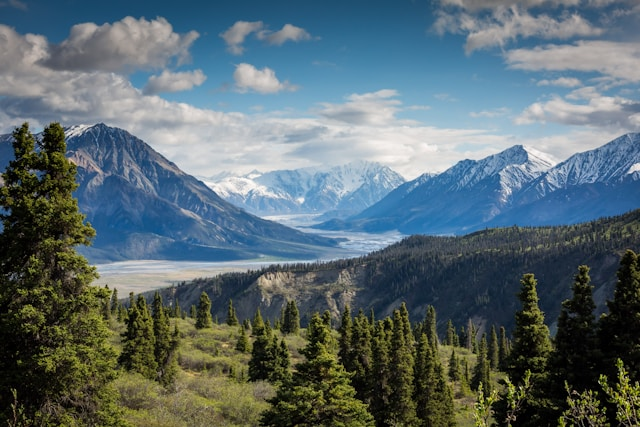
%> input picture Lab2/images/test_images/landscape.jpg, 640 x 427 px
$ octave --eval "result = Q4_image_crop;"   (GNU Octave 9; MATLAB toolbox functions it lacks are replaced by stand-ins)
%> lines starting %> are read from the running program, lines starting %| are printed output that depends on the picture
% Q4: Image Cropping Function
% This function crops an image to a specific region of interest

function cropped_img = Q4_image_crop(image_path, top_left, bottom_right)
    if nargin < 3
        % Default test parameters
        image_path = 'images/test_images/landscape.jpg';
        top_left = [100, 100];      % [x, y] coordinates
        bottom_right = [400, 300];  % [x, y] coordinates
    end

    fprintf('=== Q4: Image Cropping Function ===\n\n');

    try
        % Load original image
        original_img = imread(image_path);
%> original_img is the input picture: size 427x640x3 uint8; mean R, G, B 89.7, 106, 110.9
        [img_height, img_width, channels] = size(original_img);
%> img_height = 427; img_width = 640; channels = 3

        fprintf('Original image: %s\n', image_path);
        fprintf('Original dimensions: %dx%d (WxH)\n', img_width, img_height);
%| Original dimensions: 640x427 (WxH)
        fprintf('Channels: %d\n', channels);
%| Channels: 3

        % Validate coordinates
        x1 = top_left(1);
        y1 = top_left(2);
        x2 = bottom_right(1);
        y2 = bottom_right(2);

        fprintf('Crop coordinates:\n');
        fprintf('  Top-left: (%d, %d)\n', x1, y1);
        fprintf('  Bottom-right: (%d, %d)\n', x2, y2);

        % Validate input coordinates
        if x1 >= x2 || y1 >= y2
            error('Invalid coordinates: top-left must be above and left of bottom-right');
        end

        if x1 < 1 || y1 < 1 || x2 > img_width || y2 > img_height
            error('Coordinates out of image bounds. Image size: %dx%d', img_width, img_height);
        end

        % Perform cropping
        % Note: In image indexing, rows correspond to y and columns to x
        cropped_img = original_img(y1:y2, x1:x2, :);
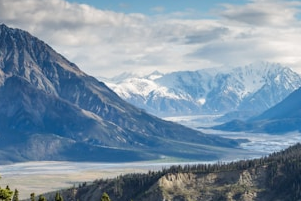
%> cropped_img: size 201x301x3 uint8; mean R, G, B 125.2, 146.6, 165.2

        [crop_height, crop_width, ~] = size(cropped_img);
%> crop_height = 201; crop_width = 301

        fprintf('Cropped dimensions: %dx%d (WxH)\n', crop_width, crop_height);
%| Cropped dimensions: 301x201 (WxH)
        fprintf('Crop area: %d pixels\n', crop_width * crop_height);
%| Crop area: 60501 pixels

        % Display comparison
        figure('Name', 'Q4: Image Cropping', 'Position', [100, 100, 1200, 600]);

        % Original image with crop region highlighted
        subplot(1, 2, 1);
        imshow(original_img);
        hold on;
        % Draw rectangle showing crop region
        rectangle('Position', [x1, y1, x2-x1, y2-y1], 'EdgeColor', 'red', 'LineWidth', 2);
        title('Original with Crop Region');
        hold off;

        % Cropped image
        subplot(1, 2, 2);
        imshow(cropped_img);
        title(sprintf('Cropped Image (%dx%d)', crop_width, crop_height));

        % Calculate cropping statistics
        original_area = img_width * img_height;
%> original_area = 273280
        cropped_area = crop_width * crop_height;
%> cropped_area = 60501
        area_percentage = (cropped_area / original_area) * 100;
%> area_percentage = 22.14

        fprintf('\n=== Cropping Analysis ===\n');
        fprintf('Original area: %d pixels\n', original_area);
%| Original area: 273280 pixels
        fprintf('Cropped area: %d pixels\n', cropped_area);
%| Cropped area: 60501 pixels
        fprintf('Area retained: %.1f%%\n', area_percentage);
%| Area retained: 22.1%
        fprintf('Area reduction: %.1f%%\n', 100 - area_percentage);
%| Area reduction: 77.9%

        % Save cropped image
        [~, name, ext] = fileparts(image_path);
        output_path = sprintf('images/cropped_%s_%dx%d%s', name, crop_width, crop_height, ext);
%> output_path = 'images/cropped_landscape_301x201.jpg'
        imwrite(cropped_img, output_path);
        fprintf('Cropped image saved to: %s\n', output_path);
%| Cropped image saved to: images/cropped_landscape_301x201.jpg
%> `result = Q4_image_crop;`:
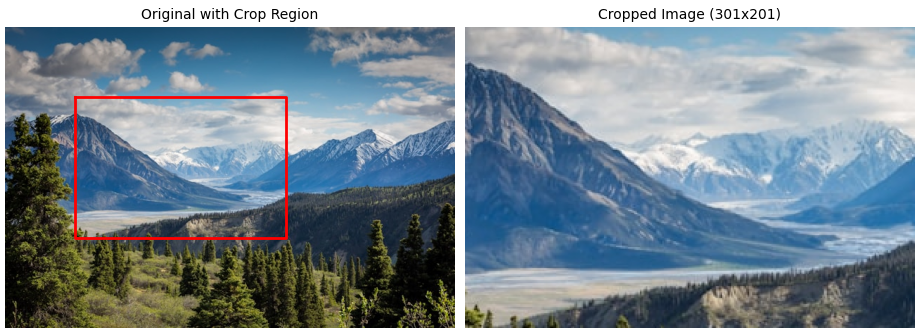
%> figure redrawn from the program's plot data, 2 panels

        % Additional functionality: Interactive cropping helper
        fprintf('\n=== Interactive Cropping Helper ===\n');
        fprintf('For interactive cropping, you can:\n');
        fprintf('1. Use: [x, y, w, h] = imcrop(img) to select region interactively\n');
        fprintf('2. Then call: cropped = Q4_image_crop(path, [x, y], [x+w, y+h])\n');

    catch ME
        fprintf('ERROR: %s\n', ME.message);
        cropped_img = [];
    end
end

% Helper function for interactive cropping
function interactive_crop_demo(image_path)
    if nargin < 1
        image_path = 'images/test_images/landscape.jpg';
    end

    fprintf('=== Interactive Cropping Demo ===\n');
    fprintf('1. An image will be displayed\n');
    fprintf('2. Click and drag to select the crop region\n');
    fprintf('3. Double-click inside the selection to confirm\n');

    img = imread(image_path);
    figure('Name', 'Interactive Cropping - Select Region');
    [cropped, rect] = imcrop(img);

    if ~isempty(rect)
        x1 = round(rect(1));
        y1 = round(rect(2));
        x2 = round(rect(1) + rect(3));
        y2 = round(rect(2) + rect(4));

        fprintf('Selected coordinates: [%d, %d] to [%d, %d]\n', x1, y1, x2, y2);

        % Now use the regular cropping function
        result = Q4_image_crop(image_path, [x1, y1], [x2, y2]);
    end
end
